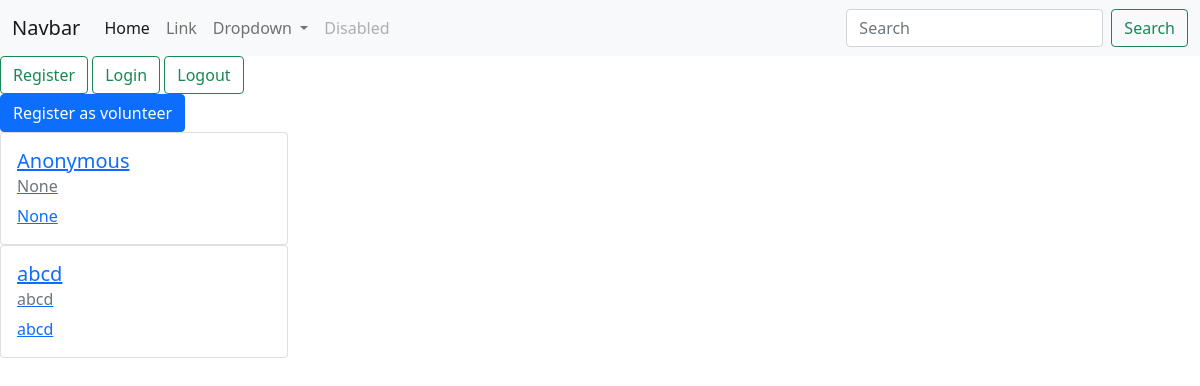
The app's page /, older data.
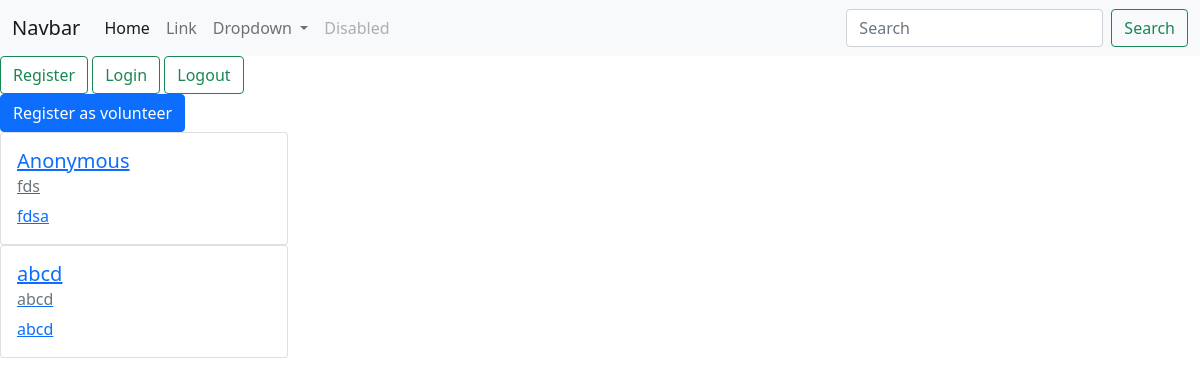
The same page, newer data.
### ngo/models.py (models this page shows)
class Organization(AbstractUser):
    name = models.CharField(max_length=50, default='Anonymous')
    username = models.CharField(max_length=50, unique=True)
    email = models.EmailField(max_length=254, unique=True)
    created_at = models.DateTimeField(auto_now_add=True)
    update_at = models.DateTimeField(auto_now=True)
    phone = models.CharField(max_length=15,blank = True,null=True)
    description = models.TextField(blank=True,null=True)
    location=models.TextField(blank=True,null=True)
    links=models.TextField(blank=True,null=True)
    logo=models.ImageField(upload_to="images")
    objects = UserManager()
    USERNAME_FIELD = 'email'
    REQUIRED_FIELDS = ['username']

### ngo/views.py (the view)
# urls.py: path('',views.index,name="index"),
@csrf_exempt
def index(request):
    ngos = Organization.objects.raw('select * from ngo_organization')
    data={'ngos':ngos}
    return render(request, 'index.html',data)

### templates/index.html (shortened to what this page needs)
<!DOCTYPE html>
<html lang="en">
<head>
    <link href="https://cdn.jsdelivr.net/npm/bootstrap@5.1.3/dist/css/bootstrap.min.css" rel="stylesheet">
</head>
<body>
    {% include 'navbar.html' %}
    <button type="button" class="btn btn-outline-success" onclick="window.location.href='register-ngo/'">Register</button>
    <button type="button" class="btn btn-outline-success" onclick="window.location.href='login-ngo/'">Login</button>
    <button type="button" class="btn btn-outline-success" onclick="window.location.href='logout-ngo/'">Logout</button>
    <div class="create-volunteer-modal">
        <button type="button" class="btn btn-primary" data-bs-toggle="modal" data-bs-target="#exampleModal">
            Register as volunteer
        </button>
    {% for ngo in ngos %}
    <a href="ngo/{{ngo.pk}}">
        <div class="card" style="width: 18rem;">
            <div class="card-body">
            <h5 class="card-title">{{ngo.name}}</h5>
            <h6 class="card-subtitle mb-2 text-muted">{{ngo.location}}</h6>
            <p class="card-text">{{ngo.description}}</p>
            </div>
        </div>
    </a>
    {% endfor %}
</body>
</html>

### templates/navbar.html (shortened to what this page needs)
{% load static %}
<!DOCTYPE html>
<html lang="en">
<head>
    <link href="https://cdn.jsdelivr.net/npm/bootstrap@5.1.3/dist/css/bootstrap.min.css" rel="stylesheet">
</head>
<body>
    <nav class="navbar navbar-expand-lg navbar-light bg-light">
        <div class="container-fluid">
          <a class="navbar-brand" href="#">Navbar</a>
          <div class="collapse navbar-collapse" id="navbarSupportedContent">
            <ul class="navbar-nav me-auto mb-2 mb-lg-0">
              <li class="nav-item">
                <a class="nav-link active" aria-current="page" href="#">Home</a>
              </li>
              <li class="nav-item">
                <a class="nav-link" href="#">Link</a>
              </li>
              <li class="nav-item dropdown">
                <a class="nav-link dropdown-toggle" href="#" id="navbarDropdown" role="button" data-bs-toggle="dropdown" aria-expanded="false">
                  Dropdown
                </a>
              </li>
              <li class="nav-item">
                <a class="nav-link disabled">Disabled</a>
              </li>
            </ul>
            <form class="d-flex">
              <input class="form-control me-2" type="search" placeholder="Search" aria-label="Search">
              <button class="btn btn-outline-success" type="submit">Search</button>
            </form>
          </div>
        </div>
      </nav>
</body>
</html>

Row changes from the older to the newer data that the page shows:
changed Organization "Anonymous": location "None" → "fds"; description "None" → "fdsa"
